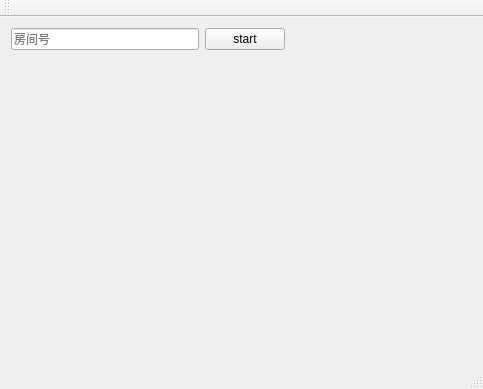
<?xml version="1.0" encoding="UTF-8"?>
<ui version="4.0">
 <class>MainWindow</class>
 <widget class="QMainWindow" name="MainWindow">
  <property name="geometry">
   <rect>
    <x>0</x>
    <y>0</y>
    <width>483</width>
    <height>389</height>
   </rect>
  </property>
  <property name="windowTitle">
   <string>MainWindow</string>
  </property>
  <widget class="QWidget" name="centralWidget">
   <layout class="QGridLayout" name="gridLayout">
    <item row="0" column="0">
     <layout class="QHBoxLayout" name="horizontalLayout">
      <item>
       <widget class="QLineEdit" name="lineEdit_roomid">
        <property name="text">
         <string/>
        </property>
        <property name="placeholderText">
         <string>房间号</string>
        </property>
       </widget>
      </item>
      <item>
       <widget class="QPushButton" name="pushButton">
        <property name="text">
         <string>start</string>
        </property>
       </widget>
      </item>
      <item>
       <spacer name="horizontalSpacer">
        <property name="orientation">
         <enum>Qt::Horizontal</enum>
        </property>
        <property name="sizeHint" stdset="0">
         <size>
          <width>40</width>
          <height>20</height>
         </size>
        </property>
       </spacer>
      </item>
     </layout>
    </item>
    <item row="1" column="0">
     <widget class="QTabWidget" name="tabWidget">
      <property name="documentMode">
       <bool>true</bool>
      </property>
     </widget>
    </item>
   </layout>
  </widget>
  <widget class="QMenuBar" name="menuBar">
   <property name="geometry">
    <rect>
     <x>0</x>
     <y>0</y>
     <width>483</width>
     <height>23</height>
    </rect>
   </property>
  </widget>
  <widget class="QToolBar" name="mainToolBar">
   <attribute name="toolBarArea">
    <enum>TopToolBarArea</enum>
   </attribute>
   <attribute name="toolBarBreak">
    <bool>false</bool>
   </attribute>
  </widget>
  <widget class="QStatusBar" name="statusBar"/>
 </widget>
 <layoutdefault spacing="6" margin="11"/>
 <resources/>
 <connections/>
</ui>
